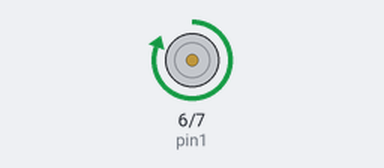
The sketch below on a simulated Arduino Uno, built with avr-gcc and run on an emulated ATmega328P. Parts: motor-driver pin pairs drawn as motors (green arrow = first pin HIGH = forward, orange = second pin HIGH = backward, longer = more drive).

Above: at 1.0 s.
At 3.0 s:
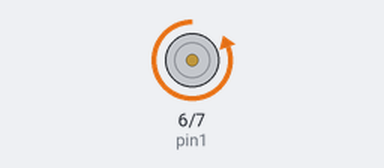
At 5.0 s:
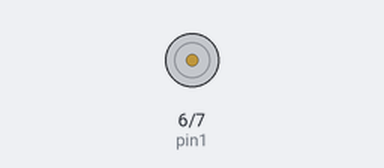
Timing chart, 0 to 7.8 s (numbered marks = the images above):
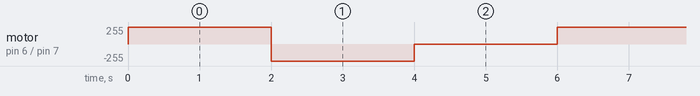

The sketch:

controlBasicoMotor.ino
```cpp
//declaramos os pines onde van conectados os motores
int pin1=6;
int pin2=7;

void setup(){
//configuramos os pines como saidas
  pinMode(pin1,OUTPUT);
  pinMode(pin2,OUTPUT);
}

void loop(){

//sentido positivo do motor poñendo o pin1 alto e o pin2 baixo
  digitalWrite(pin1,HIGH);
  digitalWrite(pin2,LOW);
//os delays son para que estea dous segundos nese sentido
  delay(2000);

//sentido negativo poñendo o pin1 baixo e o pin2 alto
  digitalWrite(pin1,LOW);
  digitalWrite(pin2,HIGH);
  delay(2000);

//espera poñendo os pines no mismo modo
  digitalWrite(pin1,LOW);
  digitalWrite(pin2,LOW);
  delay(2000);
}
```

Measured:
- by itself, motor on pin 6 (pin1) / pin 7 (pin2): repeats every 6.0 s: backward 255/255 2.0 s, stopped 2.0 s, forward 255/255 2.0 s
